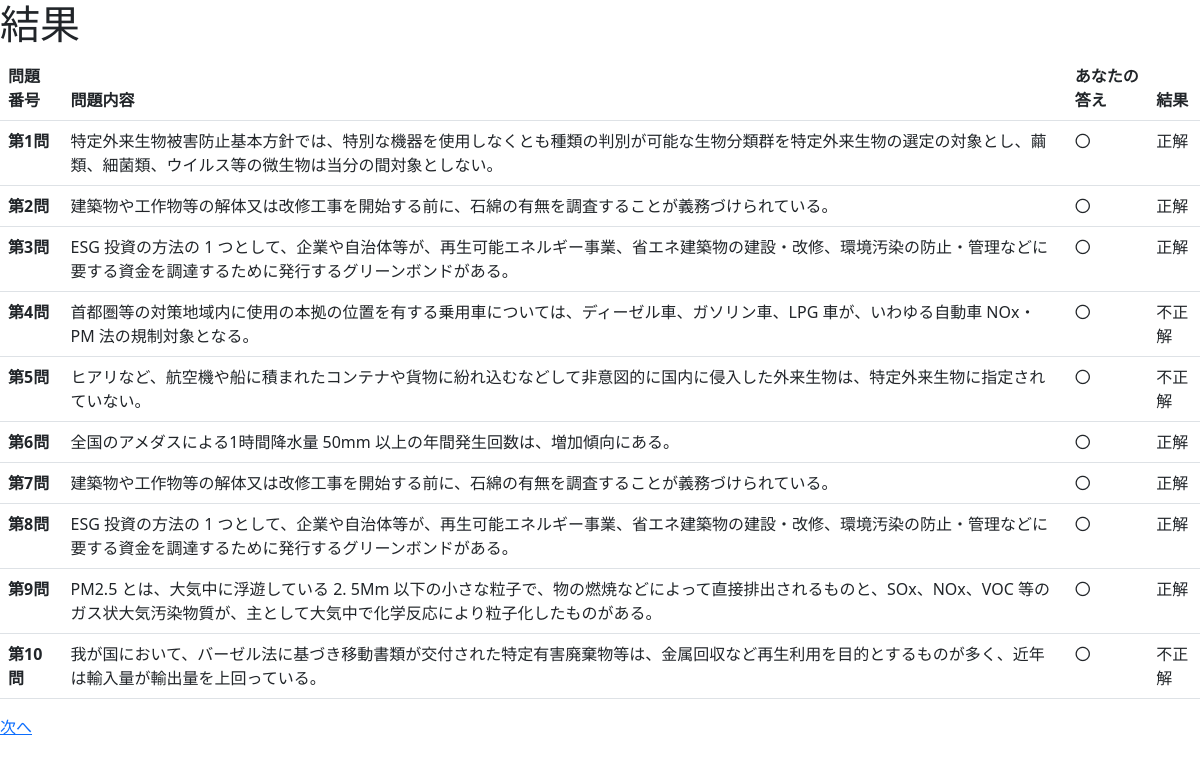
The app's page /result (signed in) with its own data.
### database.py (models this page shows)
class BaseModel(UserMixin,Model):
    created_at = DateTimeField(default=datetime.datetime.now)
    updated_at = DateTimeField(default=datetime.datetime.now)
    deleted_at = DateTimeField(default=datetime.datetime.now)
    class Meta:
        abstract = True

class Question(BaseModel):
    year = IntegerField()
    main_category_id = ForeignKeyField(MainCategory)
    content = CharField()
    answer_id = ForeignKeyField(Answer)
    class Meta:
        database = db

### app.py (the view)
@app.route("/result")
@login_required
def result():
    datas = Result.select().where(Result.user_id == current_user.id)
    number = 10
    datasN = datas[-number:]
    datas = []
    datas2 = []
    for i in datasN:
        datas.append(Result.get(Result.id == i))
        datas2.append(Question.get(Question.id == Result.get(Result.id == i).question_id ))
    return render_template("result.html",datas = datas,datas2 = datas2,number = int(number))

### app.py (called while the page is built)
@login_manager.user_loader
def load_user(user_id):
    return User.get(User.id == int(user_id))

### templates/result.html (shortened to what this page needs)
<!DOCTYPE html>
<html lang="en">
<head>
    <link href="https://cdn.jsdelivr.net/npm/bootstrap@5.3.0/dist/css/bootstrap.min.css" rel="stylesheet"
>
</head>
<body>
    <h1>結果</h1>
    <table class="table">
        <thead>
          <tr>
            <th scope="col">問題番号</th>
            <th scope="col">問題内容</th>
            <th scope="col">あなたの答え</th>
            <th scope="col">結果</th>
          </tr>
        </thead>
        <tbody>
        {% for i in range( number ) %}
          <tr>
            <th scope="row">第{{ i + 1 }}問</th>
            <td>{{ datas2[i].content }}</td>
            {% if datas[i].my_answer == "True": %}
                <td>〇</td>
            {% else: %}
                <td>×</td>
            {% endif %}
            {% if datas[i].result == "True": %}
                <td>正解</td>
            {% else: %}
                <td>不正解</td>
            {% endif %}
          </tr>
        {% endfor %}
        </tbody>
      </table>
    <a href="/result">次へ</a>
</body>
</html>

### records on screen
Question: content "特定外来生物被害防止基本方針では、特別な機器を使用しなくとも種類の判別が可能な生物分類群を特定外来生物の選定の対象とし、繭類、細菌類、ウイルス等の微生物は当分の間対象としない。"
Question: content "建築物や工作物等の解体又は改修工事を開始する前に、石綿の有無を調査することが義務づけられている。" "建築物や工作物等の解体又は改修工事を開始する前に、石綿の有無を調査することが義務づけられている。"
Question: content "ESG 投資の方法の 1 つとして、企業や自治体等が、再生可能エネルギー事業、省エネ建築物の建設・改修、環境汚染の防止・管理などに要する資金を調達するために発行するグリーンボンドがある。" "ESG 投資の方法の 1 つとして、企業や自治体等が、再生可能エネルギー事業、省エネ建築物の建設・改修、環境汚染の防止・管理などに要する資金を調達するために発行するグリーンボンドがある。"
Question: content "首都圏等の対策地域内に使用の本拠の位置を有する乗用車については、ディーゼル車、ガソリン車、LPG 車が、いわゆる自動車 NOx・PM 法の規制対象となる。"
Question: content "ヒアリなど、航空機や船に積まれたコンテナや貨物に紛れ込むなどして非意図的に国内に侵入した外来生物は、特定外来生物に指定されていない。"
Question: content "全国のアメダスによる1時間降水量 50mm 以上の年間発生回数は、増加傾向にある。"
Question: content "PM2.5 とは、大気中に浮遊している 2. 5Mm 以下の小さな粒子で、物の燃焼などによって直接排出されるものと、SOx、NOx、VOC 等のガス状大気汚染物質が、主として大気中で化学反応により粒子化したものがある。"
Question: content "我が国において、バーゼル法に基づき移動書類が交付された特定有害廃棄物等は、金属回収など再生利用を目的とするものが多く、近年は輸入量が輸出量を上回っている。"

### other values on screen
{{ i + 1 }} "1" "2" "3" "4" "5" "6" "7" "8" "9" "10"
